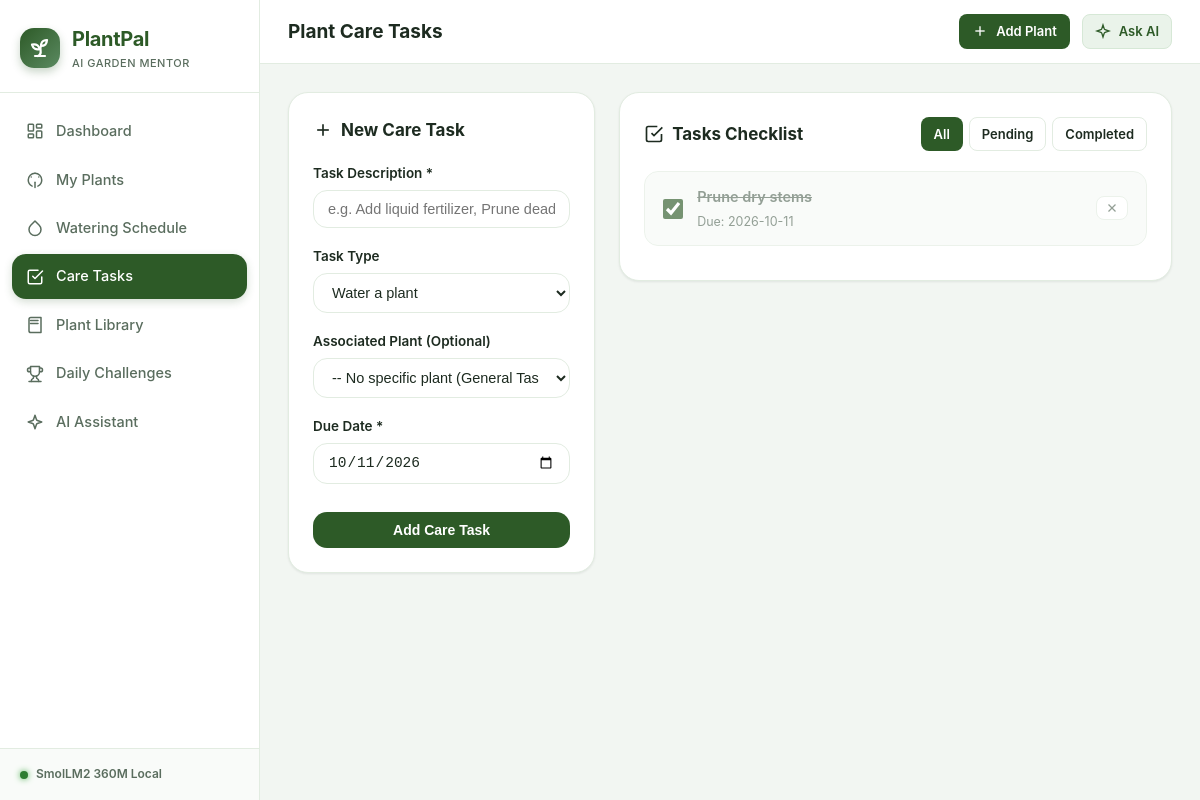
The page /tasks on the database its author committed.
### tables this page shows
CREATE TABLE tasks (
            id INTEGER PRIMARY KEY AUTOINCREMENT,
            title TEXT NOT NULL,
            plant_id INTEGER,
            task_type TEXT NOT NULL DEFAULT 'other',
            due_date TEXT NOT NULL,
            status TEXT NOT NULL DEFAULT 'pending',
            completed_at TIMESTAMP,
            created_at TIMESTAMP DEFAULT CURRENT_TIMESTAMP,
            FOREIGN KEY (plant_id) REFERENCES plants (id) ON DELETE SET NULL
        );

### app.py (the view)
@app.route("/tasks")
def tasks():
    filter_status = request.args.get("filter", "all")
    all_tasks = database.get_tasks(filter_status if filter_status in ("pending", "completed") else None)
    all_plants = database.get_all_plants()
    today_str = date.today().strftime("%Y-%m-%d")
    return render_template(
        "tasks.html",
        tasks=all_tasks,
        plants=all_plants,
        filter_status=filter_status,
        today=today_str,
        active_page="tasks"
    )

### database.py (called while the page is built)
def get_db():
    os.makedirs(INSTANCE_DIR, exist_ok=True)
    conn = sqlite3.connect(DB_PATH)
    conn.row_factory = sqlite3.Row
    conn.execute("PRAGMA foreign_keys = ON;")
    return conn

def get_all_plants(search_query=None, sunlight_filter=None):
    conn = get_db()
    cursor = conn.cursor()
    sql = "SELECT * FROM plants WHERE 1=1"
    params = []
    if search_query:
        sql += " AND (name LIKE ? OR species LIKE ? OR location LIKE ?)"
        term = f"%{search_query.strip()}%"
        params.extend([term, term, term])
    if sunlight_filter and sunlight_filter != "all":
        sql += " AND sunlight = ?"
        params.append(sunlight_filter)
    sql += " ORDER BY name COLLATE NOCASE ASC"
    cursor.execute(sql, params)
    rows = cursor.fetchall()
    conn.close()
    plants = []
    for row in rows:
        p = dict(row)
        watering_info = calculate_watering_info(p["last_watered_date"], p["watering_interval_days"])
        p.update(watering_info)
        plants.append(p)
    return plants

def get_tasks(filter_status=None):
    conn = get_db()
    cursor = conn.cursor()
    sql = """
        SELECT tasks.*, plants.name AS plant_name, plants.species AS plant_species
        FROM tasks
        LEFT JOIN plants ON tasks.plant_id = plants.id
        WHERE 1=1
    """
    params = []
    if filter_status in ("pending", "completed"):
        sql += " AND tasks.status = ?"
        params.append(filter_status)
    sql += " ORDER BY tasks.status DESC, tasks.due_date ASC, tasks.id DESC"
    cursor.execute(sql, params)
    rows = cursor.fetchall()
    conn.close()
    tasks = []
    today_str = date.today().strftime("%Y-%m-%d")
    for r in rows:
        t = dict(r)
        t["is_overdue"] = (t["status"] == "pending" and t["due_date"] < today_str)
        t["is_today"] = (t["status"] == "pending" and t["due_date"] == today_str)
        tasks.append(t)
    return tasks

### templates/tasks.html (shortened to what this page needs)
{% extends "base.html" %}
{% block page_title %}Plant Care Tasks{% endblock %}
{% block content %}
<div style="display: grid; grid-template-columns: 1fr 1.8fr; gap: 24px; align-items: start;">
  <div class="card">
    <div class="card-header">
      <div class="card-title">
        <svg width="20" height="20" viewBox="0 0 24 24" fill="none" stroke="currentColor" stroke-width="2">
          <line x1="12" y1="5" x2="12" y2="19"/>
          <line x1="5" y1="12" x2="19" y2="12"/>
        </svg>
        New Care Task
      </div>
    </div>
    <form method="POST" action="{{ url_for('add_task') }}">
      <div class="form-group">
        <label class="form-label" for="title">Task Description *</label>
        <input type="text" id="title" name="title" class="form-control" required
               placeholder="e.g. Add liquid fertilizer, Prune dead leaves, Repot to larger pot">
      </div>
      <div class="form-group">
        <label class="form-label" for="task_type">Task Type</label>
        <select id="task_type" name="task_type" class="form-control">
          <option value="water">Water a plant</option>
        </select>
      </div>
      <div class="form-group">
        <label class="form-label" for="plant_id">Associated Plant (Optional)</label>
        <select id="plant_id" name="plant_id" class="form-control">
          <option value="">-- No specific plant (General Task) --</option>
        </select>
      </div>
      <div class="form-group">
        <label class="form-label" for="due_date">Due Date *</label>
        <input type="date" id="due_date" name="due_date" class="form-control" required value="{{ today }}">
      </div>
      <button type="submit" class="btn btn-primary" style="width: 100%; margin-top: 10px;">
        Add Care Task
      </button>
    </form>
  </div>
  <div class="card">
    <div class="card-header">
      <div class="card-title">
        <svg width="20" height="20" viewBox="0 0 24 24" fill="none" stroke="currentColor" stroke-width="2">
          <path d="M9 11l3 3L22 4"/>
          <path d="M21 12v7a2 2 0 0 1-2 2H5a2 2 0 0 1-2-2V5a2 2 0 0 1 2-2h11"/>
        </svg>
        Tasks Checklist
      </div>
      <div style="display: flex; gap: 6px;">
        <a href="{{ url_for('tasks', filter='all') }}" class="btn btn-sm {% if filter_status == 'all' %}btn-primary{% else %}btn-outline{% endif %}">
          All
        </a>
        <a href="{{ url_for('tasks', filter='pending') }}" class="btn btn-sm {% if filter_status == 'pending' %}btn-primary{% else %}btn-outline{% endif %}">
          Pending
        </a>
        <a href="{{ url_for('tasks', filter='completed') }}" class="btn btn-sm {% if filter_status == 'completed' %}btn-primary{% else %}btn-outline{% endif %}">
          Completed
        </a>
      </div>
    </div>
    {% if tasks and tasks|length > 0 %}
      <div style="display: flex; flex-direction: column; gap: 8px;">
        {% for task in tasks %}
          <div class="task-item {% if task.status == 'completed' %}completed{% endif %}">
            <div class="task-left">
              <input type="checkbox" class="task-checkbox task-toggle-checkbox"
                     data-task-id="{{ task.id }}"
                     {% if task.status == 'completed' %}checked{% endif %}
                     title="Click to toggle status">
              <div>
                <div class="task-title" style="font-weight: 600; font-size: 14.5px;">{{ task.title }}</div>
                <div style="font-size: 12.5px; color: var(--text-muted); display: flex; gap: 8px; align-items: center; margin-top: 3px;">
                  <span>Due: {{ task.due_date }}</span>
                </div>
              </div>
            </div>
            <div style="display: flex; align-items: center; gap: 8px;">
              <form method="POST" action="{{ url_for('delete_task', task_id=task.id) }}" style="display: inline;"
                    onsubmit="return confirm('Delete this task?');">
                <button type="submit" class="btn btn-outline btn-sm" style="padding: 4px 8px; color: var(--text-muted);" title="Delete Task">
                  <svg width="14" height="14" viewBox="0 0 24 24" fill="none" stroke="currentColor" stroke-width="2">
                    <line x1="18" y1="6" x2="6" y2="18"/>
                    <line x1="6" y1="6" x2="18" y2="18"/>
                  </svg>
                </button>
              </form>
            </div>
          </div>
        {% endfor %}
      </div>
    {% endif %}
  </div>
</div>
{% endblock %}

### static/css/style.css (style rules this page uses)
:root { --primary: #2d5a27; --primary-hover: #22471d; --primary-light: #eaf3ea; --primary-subtle: #d6e8d6; --sage: #5b8a61; --sage-light: #a3c9a8; --cream: #faf9f5; --bg-page: #f2f6f2; --surface: #ffffff; --surface-hover: #f9fbf9; --border: #e2ece1; --border-focus: #5b8a61; --text-main: #1d2b20; --text-muted: #5a6d5e; --text-light: #859889; --text-inverse: #ffffff; --status-overdue: #d32f2f; --status-overdue-bg: #ffebee; --status-today: #e65100; --status-today-bg: #fff3e0; --status-upcoming: #2e7d32; --status-upcoming-bg: #e8f5e9; --status-info: #0277bd; --status-info-bg: #e1f5fe; --accent-terra: #c86432; --accent-amber: #e59500; --sidebar-width: 260px; --header-height: 64px; --radius-sm: 8px; --radius-md: 14px; --radius-lg: 20px; --radius-full: 9999px; --shadow-sm: 0 1px 3px rgba(29, 43, 32, 0.05), 0 1px 2px rgba(29, 43, 32, 0.03); --shadow-md: 0 4px 12px rgba(29, 43, 32, 0.06), 0 1px 3px rgba(29, 43, 32, 0.04); --shadow-lg: 0 10px 25px rgba(29, 43, 32, 0.08), 0 3px 6px rgba(29, 43, 32, 0.04); --transition-fast: 150ms ease; --transition-normal: 250ms ease; }
*, *::before, *::after { box-sizing: border-box; margin: 0; padding: 0; }
body { font-family: -apple-system, BlinkMacSystemFont, "Segoe UI", Roboto, "Helvetica Neue", Arial, sans-serif; background-color: var(--bg-page); color: var(--text-main); line-height: 1.55; font-size: 15px; -webkit-font-smoothing: antialiased; }
.btn { display: inline-flex; align-items: center; justify-content: center; gap: 8px; padding: 9px 18px; border-radius: var(--radius-md); font-size: 14px; font-weight: 600; text-decoration: none; cursor: pointer; border: 1px solid transparent; transition: all var(--transition-fast); }
.btn-primary { background-color: var(--primary); color: white; }
.btn-outline { background-color: var(--surface); border-color: var(--border); color: var(--text-main); }
.btn-sm { padding: 6px 12px; font-size: 13px; border-radius: var(--radius-sm); }
.card { background-color: var(--surface); border-radius: var(--radius-lg); border: 1px solid var(--border); box-shadow: var(--shadow-sm); padding: 24px; transition: box-shadow var(--transition-fast); }
.card-header { display: flex; align-items: center; justify-content: space-between; margin-bottom: 20px; }
.card-title { font-size: 17px; font-weight: 700; color: var(--text-main); display: flex; align-items: center; gap: 8px; }
.form-group { margin-bottom: 18px; }
.form-label { display: block; font-size: 13.5px; font-weight: 600; color: var(--text-main); margin-bottom: 6px; }
.form-control { width: 100%; padding: 10px 14px; font-size: 14.5px; color: var(--text-main); background-color: var(--surface); border: 1px solid var(--border); border-radius: var(--radius-md); outline: none; transition: border-color var(--transition-fast), box-shadow var(--transition-fast); }
.task-item { display: flex; align-items: center; justify-content: space-between; padding: 14px 18px; background-color: var(--surface); border: 1px solid var(--border); border-radius: var(--radius-md); margin-bottom: 10px; transition: all var(--transition-fast); }
.task-item.completed { opacity: 0.65; background-color: #f7faf7; }
.task-item.completed .task-title { text-decoration: line-through; color: var(--text-muted); }
.task-left { display: flex; align-items: center; gap: 14px; }
.task-checkbox { width: 20px; height: 20px; accent-color: var(--primary); cursor: pointer; }

### rows shown on the page
tasks: status "☑", title "Prune dry stems", due_date "2026-10-11"
